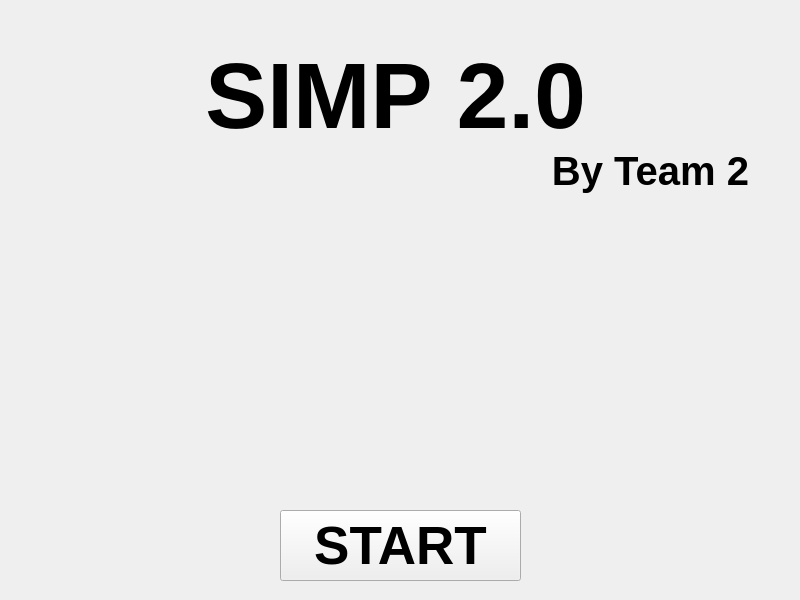
<?xml version="1.0" encoding="UTF-8"?>
<ui version="4.0">
 <class>window</class>
 <widget class="QMainWindow" name="window">
  <property name="geometry">
   <rect>
    <x>0</x>
    <y>0</y>
    <width>800</width>
    <height>600</height>
   </rect>
  </property>
  <property name="windowTitle">
   <string>SIMP 2.0</string>
  </property>
  <property name="autoFillBackground">
   <bool>false</bool>
  </property>
  <widget class="QWidget" name="centralwidget">
   <widget class="QPushButton" name="startButton">
    <property name="geometry">
     <rect>
      <x>280</x>
      <y>510</y>
      <width>241</width>
      <height>71</height>
     </rect>
    </property>
    <property name="font">
     <font>
      <pointsize>40</pointsize>
      <weight>75</weight>
      <bold>true</bold>
     </font>
    </property>
    <property name="text">
     <string>START</string>
    </property>
   </widget>
   <widget class="QLabel" name="gif">
    <property name="geometry">
     <rect>
      <x>286</x>
      <y>150</y>
      <width>231</width>
      <height>331</height>
     </rect>
    </property>
    <property name="autoFillBackground">
     <bool>true</bool>
    </property>
    <property name="text">
     <string/>
    </property>
   </widget>
   <widget class="QLabel" name="label">
    <property name="geometry">
     <rect>
      <x>60</x>
      <y>30</y>
      <width>671</width>
      <height>131</height>
     </rect>
    </property>
    <property name="font">
     <font>
      <pointsize>70</pointsize>
      <weight>75</weight>
      <bold>true</bold>
      <strikeout>false</strikeout>
     </font>
    </property>
    <property name="text">
     <string>SIMP 2.0</string>
    </property>
    <property name="alignment">
     <set>Qt::AlignCenter</set>
    </property>
   </widget>
   <widget class="QLabel" name="label_2">
    <property name="geometry">
     <rect>
      <x>510</x>
      <y>135</y>
      <width>281</width>
      <height>71</height>
     </rect>
    </property>
    <property name="font">
     <font>
      <pointsize>30</pointsize>
      <weight>75</weight>
      <bold>true</bold>
      <strikeout>false</strikeout>
     </font>
    </property>
    <property name="text">
     <string>By Team 2</string>
    </property>
    <property name="alignment">
     <set>Qt::AlignCenter</set>
    </property>
   </widget>
  </widget>
 </widget>
 <resources/>
 <connections/>
</ui>
